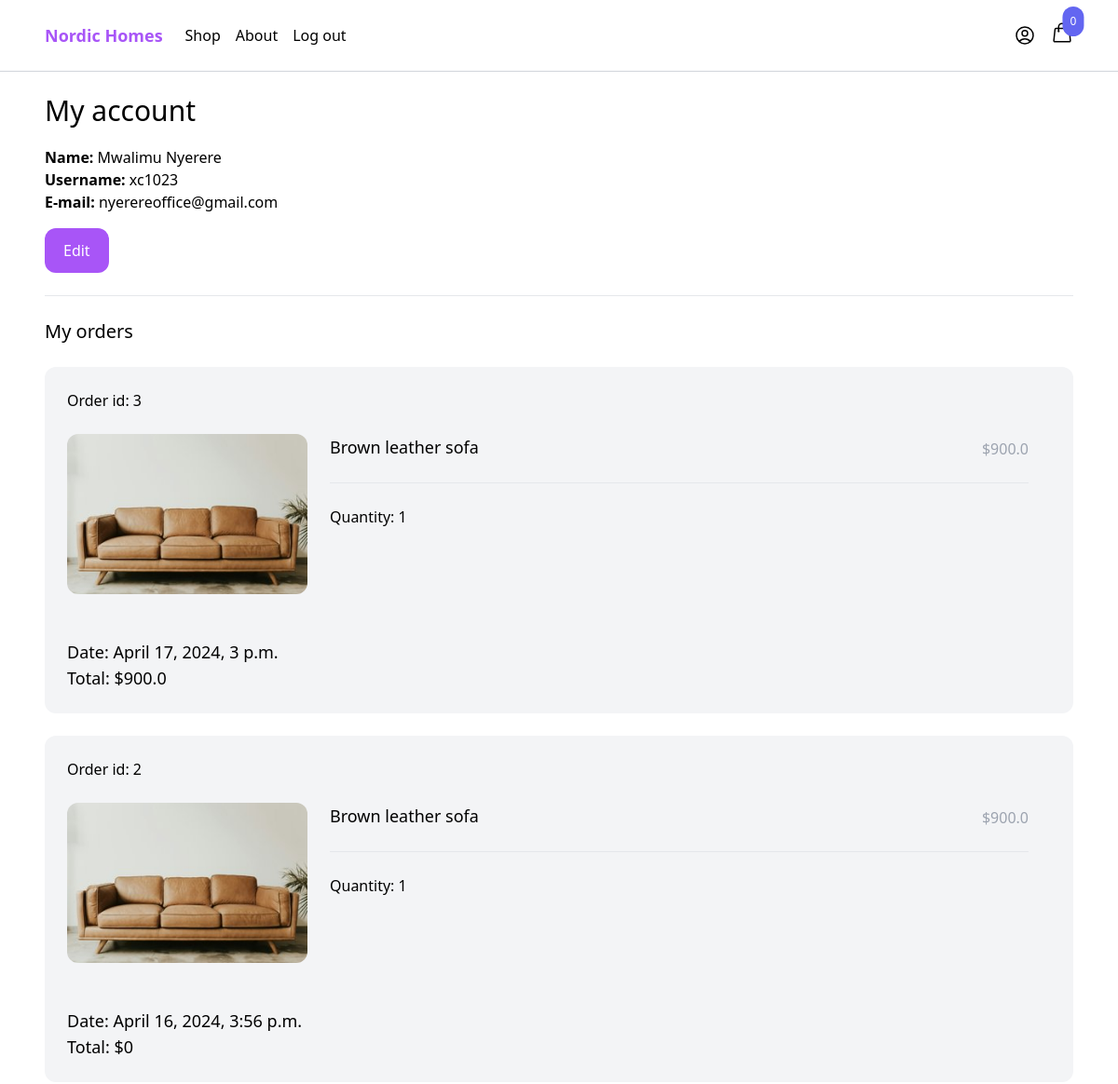
The page /myaccount/ (signed in, upper part) on the database as committed earlier.
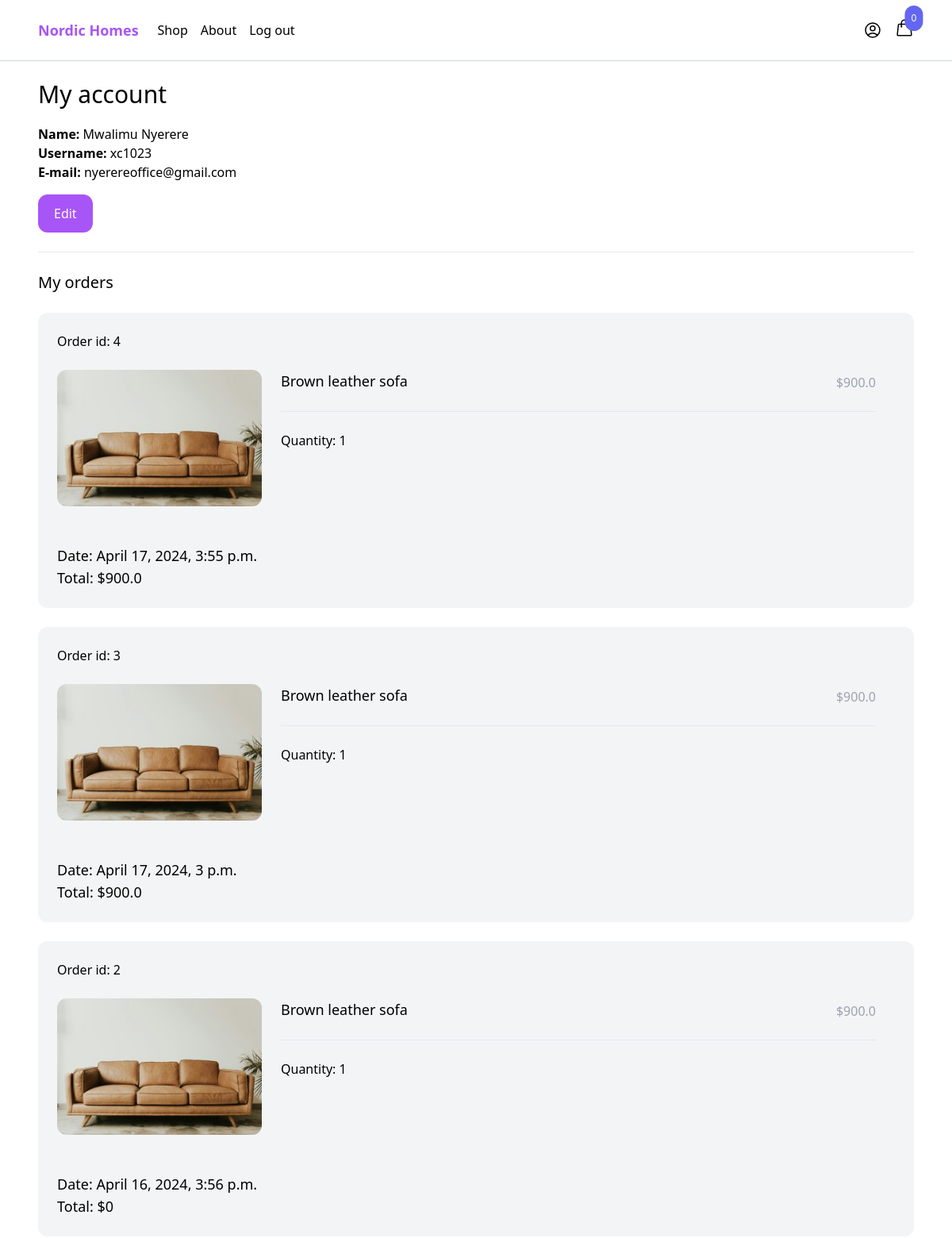
The same page on the database as committed later.
### order/models.py (models this page shows)
class Order(models.Model):
    ORDERED = 'ordered'
    SHIPPED = 'shipped'
    STATUS_CHOICES = (
        (ORDERED, 'Ordered'),
        (SHIPPED, 'Shipped')
    )
    user = models.ForeignKey(User, related_name='orders', blank=True, null=True, on_delete=models.CASCADE)
    first_name = models.CharField(max_length=255)
    last_name = models.CharField(max_length=255)
    email = models.EmailField()
    address = models.CharField(max_length=255)
    zipcode = models.CharField(max_length=255)
    place = models.CharField(max_length=255)
    phone = models.CharField(max_length=255)
    created_at = models.DateTimeField(auto_now_add=True)
    paid = models.BooleanField(default=False)
    paid_amount = models.IntegerField(blank=True, null=True)
    status = models.CharField(max_length=20, choices=STATUS_CHOICES, default=ORDERED)
    class Meta:
        ordering = ('-created_at',)
    def get_total_price(self):
        if self.paid_amount:
            return self.paid_amount / 100
        return 0

class OrderItem(models.Model):
    order = models.ForeignKey(Order, related_name='items', on_delete=models.CASCADE)
    product = models.ForeignKey(Product, related_name='items', on_delete=models.CASCADE)
    price = models.IntegerField()
    quantity = models.IntegerField(default=1)
    def get_total_price(self):
        return self.price / 100

### product/models.py (models this page shows, shortened)
class Product(models.Model):
    category = models.ForeignKey(Category, related_name='products', on_delete=models.CASCADE)
    name = models.CharField(max_length=255)
    slug = models.SlugField()
    description = models.TextField(blank=True, null=True)
    price = models.IntegerField()
    created_at = models.DateTimeField(auto_now_add=True)
    image = models.ImageField(upload_to='uploads/', blank=True, null=True)
    thumbnail = models.ImageField(upload_to='uploads/', blank=True, null=True)
    class Meta:
        ordering = ('-created_at',)
    def get_thumbnail(self):
        if self.thumbnail:
            return self.thumbnail.url

### core/views.py (the view)
# urls.py: path('myaccount/', myaccount, name='myaccount'),
@login_required
def myaccount(request):
    return render(request, 'core/myaccount.html')

### cart/cart.py (called while the page is built)
    def __len__(self):
        return sum(item['quantity'] for item in self.cart.values())

### cart/context_processors.py (called while the page is built)
def cart(request):
    return {'cart': Cart(request)}

### core/templates/core/myaccount.html (shortened to what this page needs)
{% extends 'core/base.html' %}
{% load static %}
{% block content %}
    <div class="max-w-6xl mx-auto p-6">
        <h1 class="mb-5 text-3xl">My account</h1>
        <div class="mb-6">
            <strong>Name: </strong>{{ request.user.get_full_name }}<br>
            <strong>Username: </strong>{{ request.user.username }}<br>
            <strong>E-mail: </strong>{{ request.user.email }}<br>
            <a href="{% url 'core:edit_myaccount' %}" class="inline-block mt-4 py-3 px-5 rounded-xl text-white bg-purple-500 hover:bg-purple-700 transition duration-500 ease-in-out">
                Edit
            </a>
        </div>
        <hr>
        <h2 class="my-6 text-xl">My orders</h2>
        {% for order in request.user.orders.all %}
            <div class="w-full mb-6 p-6 flex flex-wrap bg-gray-100 rounded-xl">
                <div class="mb-6 flex justify-between">
                    <a href="#">Order id: {{ order.id }}</a>
                </div>
                <div class="mb-6 w-full">
                    {% for item in order.items.all %}
                        <div class="product mb-6 flex pr-6">
                            <a href="" class="w-1/4">
                                <img src="{{ item.product.get_thumbnail }}" alt="" class="hover:shadow-lg rounded-xl">
                            </a>
                            <div class="w-3/4 pl-6">
                                <div class="flex justify-between">
                                    <a href="#" class="text-lg">{{ item.product.name }}</a>
                                    <p class="mb-6 pt-1 text-gray-400">${{ item.get_total_price }}</p>
                                </div>
                                <hr>
                                <div class="mt-6">
                                    Quantity: {{ item.quantity }}
                                </div>
                            </div>
                        </div>
                    {% endfor %}
                </div>
                <div class="">
                    <p class="text-lg">Date: {{ order.created_at }}</p>
                    <p class="text-lg">Total: ${{ order.get_total_price }}</p>
                </div>
            </div>
        {% endfor %}
    </div>
{% endblock %}

Rows that differ between the two databases and show on the page:
added Order: id "4", created_at "April 17, 2024, 3:55 p.m.", get_total_price "900.0"
added OrderItem: product.get_thumbnail (picture), product.name "Brown leather sofa", get_total_price "900.0", quantity "1", shown under "4"
